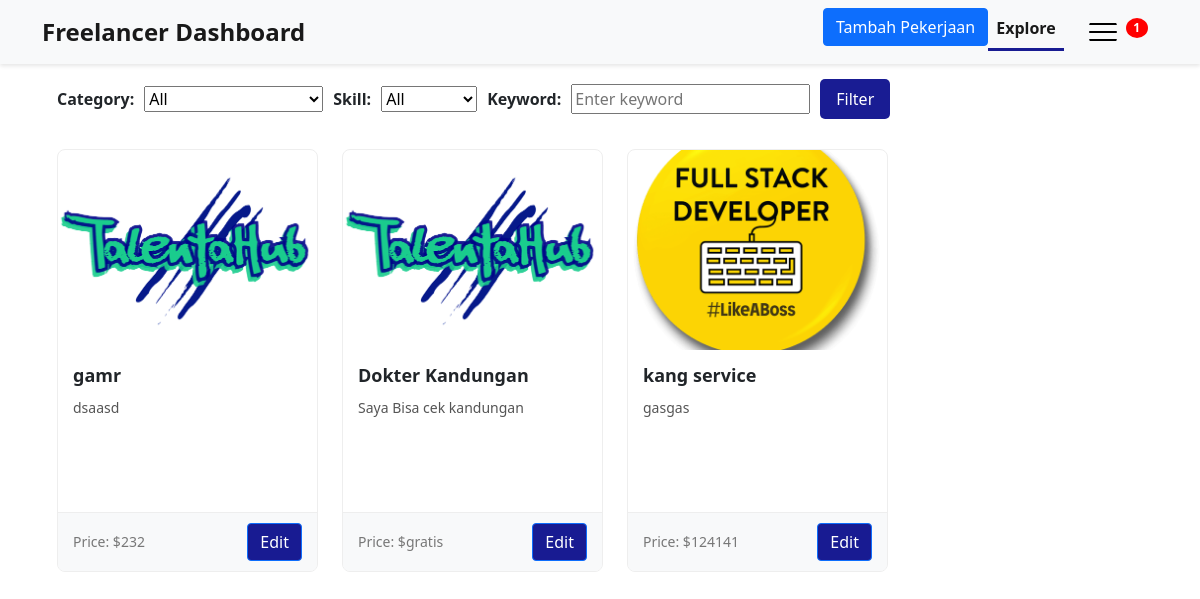
Page /dashboardfreelance.php (signed in) on the committed database.
### tables this page shows
CREATE TABLE `pekerjaan` (
  `id_pekerjaan` int(11) NOT NULL,
  `freelancer_id` int(11) NOT NULL,
  `jenis_pekerjaan` varchar(255) NOT NULL,
  `deskripsi_order` text NOT NULL,
  `foto` varchar(255) NOT NULL,
  `skills` varchar(255) NOT NULL,
  `harga` varchar(255) NOT NULL,
  `status_pekerjaan` varchar(50) DEFAULT 'belum dipesan'
);

### dashboardfreelance.php (the view, shortened to what this page needs)
<html>
<head>
    <link href="https://cdn.jsdelivr.net/npm/bootstrap@5.0.2/dist/css/bootstrap.min.css" rel="stylesheet">
    <link rel="stylesheet" href="assets/css/dashboard.css">
</head>
<body>
<nav class="navbar navbar-expand-lg navbar-light bg-light">
        <div class="container">
            <a class="navbar-brand" href="#">Freelancer Dashboard</a>
            <div class="collapse navbar-collapse" id="navbarNav">
                <ul class="navbar-nav">
                <li class="nav-item">
                    <a href="tambahpekerjaan.php" class="btn btn-primary">Tambah Pekerjaan</a>
                </li>
                    <li class="nav-item">
                        <a class="nav-link active" href="#">Explore</a>
                    </li>
                    <li class="nav-item dropdown">
                        <a class="nav-link dropdown-toggle" href="#" role="button" data-bs-toggle="dropdown" aria-expanded="false">
                            <img src="assets/img/menu.png" alt="" width="32" height="32" class="rounded-circle">
                            <span class="badge">1</span>
                        </a>
                    </li>
                </ul>
            </div>
        </div>
    </nav>
    <div class="container">
        <div class="row">
            <div class="col-md-12">
                <div class="filter-section">
                    <label for="category">Category:</label>
                    <select id="category">
                        <option value="">All</option>
                    </select>
                    <label for="skill">Skill:</label>
                    <select id="skill">
                        <option value="">All</option>
                    </select>
                    <label for="keyword">Keyword:</label>
                    <input type="text" id="keyword" placeholder="Enter keyword">
                    <button id="filter">Filter</button>
                </div>
                <div class="row">
                <?php
                    $user_id = $_SESSION['user_id'];
                    include 'config.php';
                    $query = "SELECT * FROM pekerjaan WHERE freelancer_id = $user_id";
                    $result = $conn->query($query);
                    if ($result->num_rows > 0) {
                        while ($row = $result->fetch_assoc()) {
                    ?>
                            <div class="col-md-3">
                                <div class="card service-card" data-category="web" data-skill="html">
                                    <img src="assets/img/<?php echo $row['foto']; ?>">
                                    <div class="card-body">
                                        <h5 class="card-title"><?php echo $row['jenis_pekerjaan']; ?></h5>
                                        <p class="card-text custom-text"><?php echo $row['deskripsi_order']; ?></p>
                                    </div>
                                    <div class="card-footer">
                                        <span>Price: $<?php echo $row['harga']; ?></span>
                                        <a href="update_pekerjaan.php?id_pekerjaan=<?= $row['id_pekerjaan'] ?>" class="btn btn-primary" style="background-color: rgba(1, 4, 136, 0.9);">Edit</a>
                                    </div>
                                </div>
                            </div>
                    <?php
                        }
                    } else {
                        echo "Tidak ada pekerjaan yang tersedia.";
                    }
                    ?>
                    </div>
                </div>
            </div>
        </div>
</body>
</html>

### assets/css/dashboard.css (style rules this page uses)
.service-card { width: 100%; max-width: 300px; margin: 15px; border: 1px solid #eee; border-radius: 8px; overflow: hidden; transition: box-shadow 0.3s; }
.service-card img { height: 200px; width: 100%; object-fit: cover; }
.service-card .card-body { padding: 15px; }
.service-card .card-title { font-size: 18px; font-weight: bold; margin-bottom: 10px; }
.service-card .card-text { font-size: 14px; color: #555; margin-bottom: 20px; }
.service-card .card-footer { display: flex; justify-content: space-between; align-items: center; padding: 10px 15px; background: #f8f9fa; border-top: 1px solid #eee; }
.service-card .card-footer span { font-size: 14px; color: #777; }
.filter-section { margin: 15px; display: flex; flex-wrap: wrap; align-items: center; }
.filter-section label { font-weight: bold; margin-right: 10px; }
.filter-section select { margin-right: 10px; }
.filter-section input { margin-right: 10px; }
.filter-section button { border: none; background-color: rgba(1, 4, 136, 0.9); color: white; padding: 8px 16px; border-radius: 5px; transition: background-color 0.3s; }
.navbar { background-color: white; box-shadow: 0 2px 4px 0 rgba(0,0,0,0.1); }
.navbar-brand { font-size: 24px; font-weight: bold; color: rgba(1, 4, 136, 0.9); }
.navbar-nav { margin-left: auto; }
.nav-link { font-size: 16px; font-weight: bold; color: #333; margin-right: 15px; }
.nav-link.active { color: #1dbf73; border-bottom: 3px solid rgba(1, 4, 136, 0.9); }
.badge { background-color: #ff0000; color: white; font-size: 12px; font-weight: bold; border-radius: 50%; position: absolute; top: 10px; right: 10px; }

### dashboardfreelance.php (style rules this page uses)
.custom-text { font-size: 16px; width: 250px; height: 80px; max-width: 300px; min-height: 50px; }

### rows in the picture
pekerjaan: foto (picture), jenis_pekerjaan "gamr", deskripsi_order "dsaasd", harga "232"
pekerjaan: foto (picture), jenis_pekerjaan "Dokter Kandungan", deskripsi_order "Saya Bisa cek kandungan", harga "gratis"
pekerjaan: foto (picture), jenis_pekerjaan "kang service", deskripsi_order "gasgas", harga "124141"
